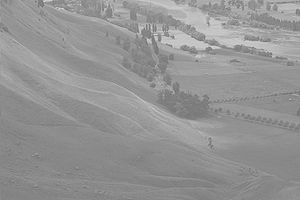
%> input picture histoEQ_code/300pxNZ.jpg, 300 x 200 px
$ octave --eval "kc_histEQ(imread('300pxNZ.jpg'));"   (GNU Octave 9; MATLAB toolbox functions it lacks are replaced by stand-ins)
%> lines starting %> are read from the running program, lines starting %| are printed output that depends on the picture
function kc_histEQ (inputImg)
%% kc, santosh (Ph.D.), department of computer science, the university of south dakota
%% for more information:
%% http://www.mathworks.com/help/images/ref/histeq.html
%% http://www.mathworks.com/help/images/ref/imhist.html
%% designed for image processing course, under csc:592
%%%%%%%%%%%%%%%%%%%%%%%%%%%%%%%%%%%%%%%%%%%%%%%%%%%%%%%%%%%%%%%%%%%%%%%%%%%

clear all;
close all;
clc;
warning off;

%% read a image file
imgName = '300pxNZ.jpg';
inputImg = imread(imgName);
%> inputImg is the input picture: size 200x300 uint8; min 100, max 223, mean 148


%% perfom histogram equalization
outImg = histeq(inputImg);
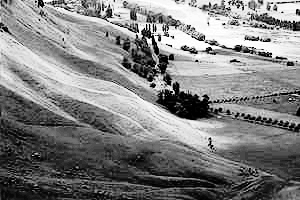
%> outImg: size 200x300 uint8; min 0, max 255, mean 128.5


%% write outout image.
out_imgName = strcat(imgName, 'out');
imwrite(outImg, strcat(out_imgName, '.jpg')); %% one can use any image format here.


%% check histogram before and after histogram equalization, and save them.
FigHandle = figure(1);
set(FigHandle, 'Position', [100, 100, 500, 300]);
figure(1), imhist(inputImg, 256); set(gca, 'fontsize', 16);
%> after `set(gca, 'fontsize', 16)`:
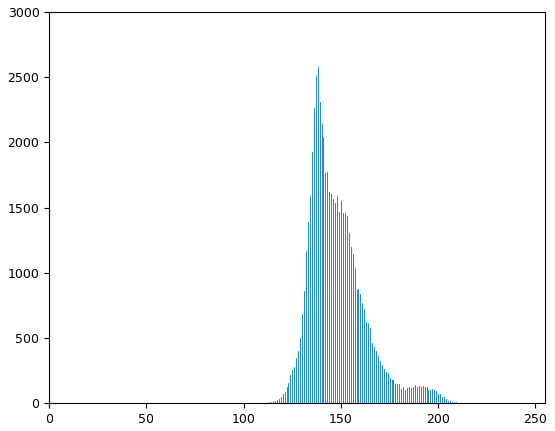
%> figure redrawn from the program's plot data; highest point at x = 138, y = 2580

FigHandle = figure(2);
set(FigHandle, 'Position', [100, 100, 500, 300]);
figure(2), imhist(outImg, 256); set(gca, 'fontsize', 16);
%> after `set(gca, 'fontsize', 16)`:
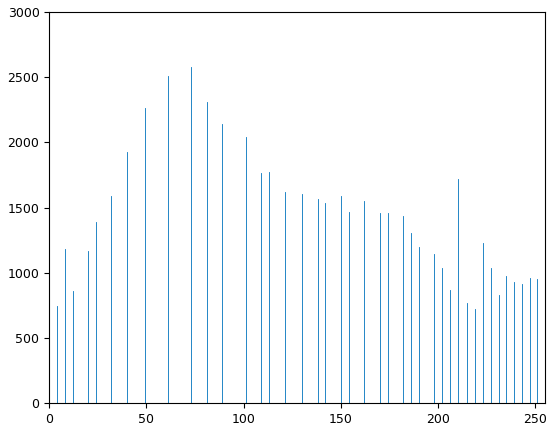
%> figure redrawn from the program's plot data; highest point at x = 73, y = 2580

saveas(figure(1), strcat(imgName, 'histo', '.pdf')); %% one can use any image format here.
saveas(figure(2), strcat(out_imgName, 'histo', '.pdf')); %% one can use any image format here.

%% done - You win ;) play with other images...

end %% end of function.
